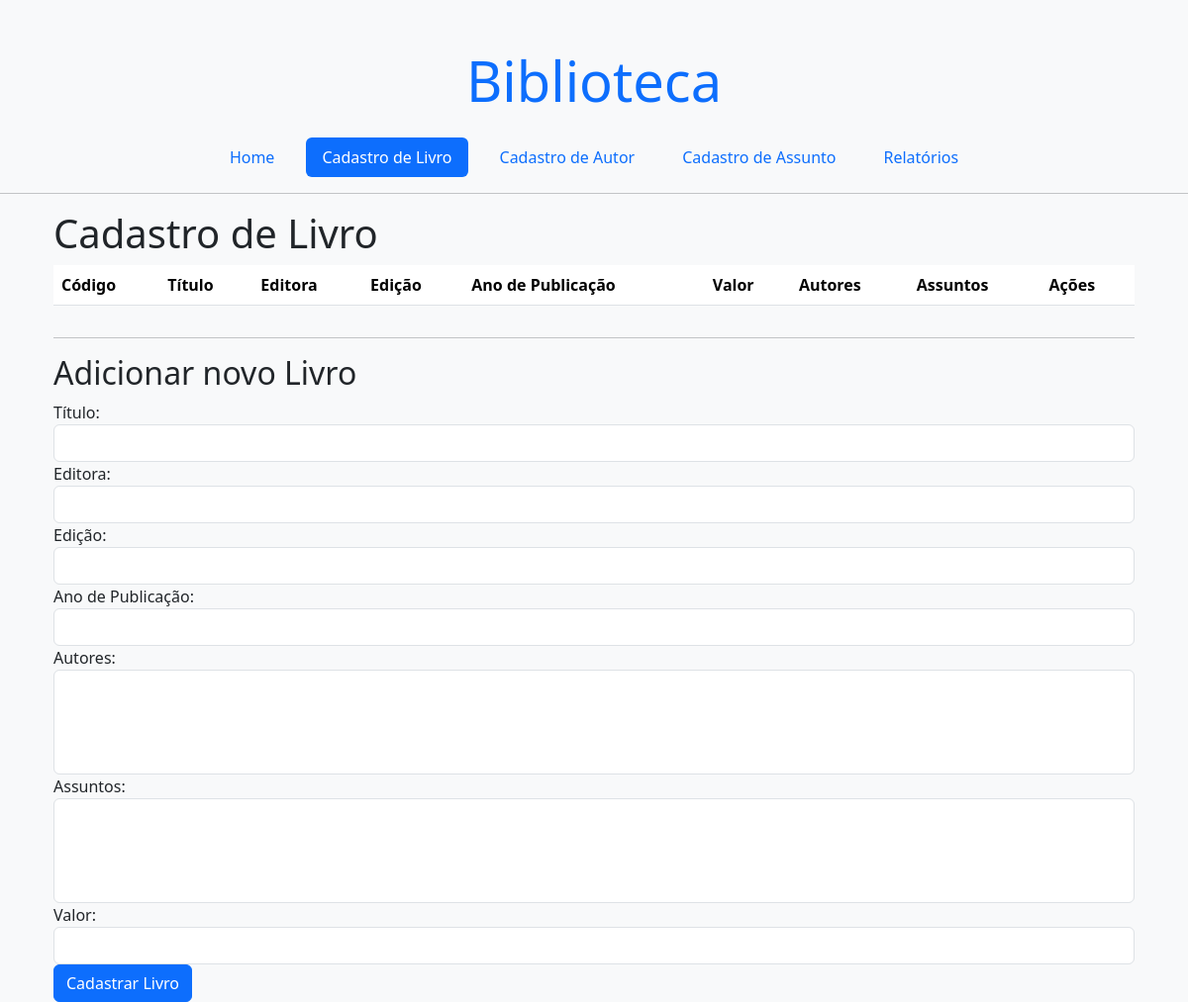
The page /cadLivro.php on the database as committed earlier.
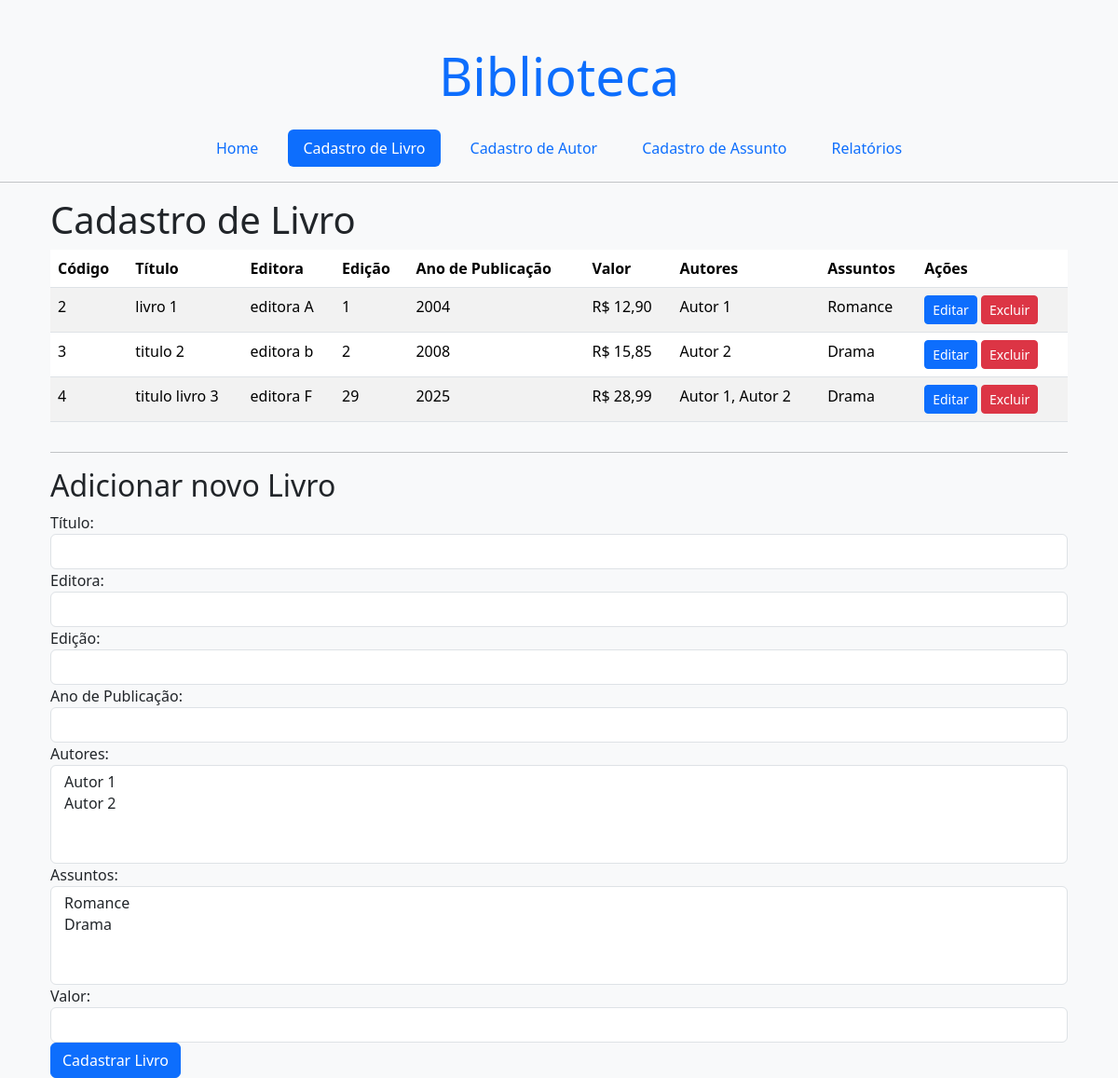
The same page on the database as committed later.
### tables this page shows
CREATE TABLE Livro (
    Codl INT PRIMARY KEY AUTO_INCREMENT,
    Titulo VARCHAR(40) NOT NULL,
    Editora VARCHAR(40),
    Edicao INT,
    AnoPublicacao VARCHAR(4),
    Valor DECIMAL(10,2)  
);

### cadLivro.php (the view, shortened to what this page needs)
<?php
include_once(dirname(__FILE__) . '/db.php');
$autorResult = $conn->query("SELECT CodAu, Nome FROM Autor");
$autores = [];
while ($row = $autorResult->fetch_assoc()) {
    $autores[] = $row;
}
$assuntoResult = $conn->query("SELECT codAs, Descricao FROM Assunto");
$assuntos = [];
while ($row = $assuntoResult->fetch_assoc()) {
    $assuntos[] = $row;
}
include_once(dirname(__FILE__) . '/header.php');
?>
<div class="container">
    <h1>Cadastro de Livro</h1>
    <div class="table-responsive">
        <table class="table table-striped">
        <thead>
            <tr>
                <th>Código</th>
                <th>Título</th>
                <th>Editora</th>
                <th>Edição</th>
                <th>Ano de Publicação</th>
                <th>Valor</th>
                <th>Autores</th>
                <th>Assuntos</th>
                <th>Ações</th>
            </tr>
        </thead>
        <tbody>
            <?php
            $sql = "SELECT
                        l.Codl, l.Titulo, l.Editora, l.Edicao, l.AnoPublicacao, l.Valor,
                        IFNULL(GROUP_CONCAT(DISTINCT a.Nome SEPARATOR ', '), 'Sem Autor') AS Autores,
                        IFNULL(GROUP_CONCAT(DISTINCT s.Descricao SEPARATOR ', '), 'Sem Assunto') AS Assuntos
                    FROM
                        Livro l
                    LEFT JOIN
                        Livro_Autor la ON l.Codl = la.Livro_Codl
                    LEFT JOIN
                        Autor a ON la.Autor_CodAu = a.CodAu
                    LEFT JOIN
                        Livro_Assunto ls ON l.Codl = ls.Livro_Codl
                    LEFT JOIN
                        Assunto s ON ls.Assunto_codAs = s.codAs
                    GROUP BY
                        l.Codl, l.Titulo, l.Editora, l.Edicao, l.AnoPublicacao, l.Valor
                    ORDER BY
                        l.Codl ASC";
            $livroResult = $conn->query($sql);
            while ($livro = $livroResult->fetch_assoc()): ?>
                <tr>
                    <td><?php echo $livro['Codl']; ?></td>
                    <td><?php echo $livro['Titulo']; ?></td>
                    <td><?php echo $livro['Editora']; ?></td>
                    <td><?php echo $livro['Edicao']; ?></td>
                    <td><?php echo $livro['AnoPublicacao']; ?></td>
                    <td>R$ <?php echo number_format($livro['Valor'], 2, ',', '.'); ?></td>
                    <td><?php echo $livro['Autores']; ?></td>
                    <td><?php echo $livro['Assuntos']; ?></td>
                    <td>
                        <a href="?acao=editar&codl=<?php echo $livro['Codl']; ?>" class="btn btn-sm btn-primary">Editar</a>
                        <a href="?acao=excluir&codl=<?php echo $livro['Codl']; ?>" class="btn btn-sm btn-danger" onclick="return confirm('Tem certeza que deseja excluir este livro?');">Excluir</a>
                    </td>
                </tr>
            <?php endwhile; ?>
            </tbody>
        </table>
    </div>
    <?php if (isset($_GET['acao']) && $_GET['acao'] === 'editar' && isset($_GET['codl'])):
        $codl = intval($_GET['codl']);
        $stmt = $conn->prepare("SELECT * FROM Livro WHERE Codl = ?");
        $stmt->bind_param("i", $codl);
        $stmt->execute();
        $livroEdicao = $stmt->get_result()->fetch_assoc();
        $stmt->close();
    ?>
    <h2>Editar Livro</h2>
    <form method="POST" action="cadLivro.php?acao=editar&codl=<?php echo $codl; ?>">
        <div class="form-group">
            <label for="titulo">Título:</label>
            <input type="text" class="form-control" id="titulo" name="titulo" value="<?php echo $livroEdicao['Titulo']; ?>" required>
        </div>
        <div class="form-group">
            <label for="editora">Editora:</label>
            <input type="text" class="form-control" id="editora" name="editora" value="<?php echo $livroEdicao['Editora']; ?>">
        </div>
        <div class="form-group">
            <label for="edicao">Edição:</label>
            <input type="number" class="form-control" id="edicao" name="edicao" value="<?php echo $livroEdicao['Edicao']; ?>">
        </div>
        <div class="form-group">
            <label for="anoPublicacao">Ano de Publicação:</label>
            <input type="text" class="form-control" id="anoPublicacao" name="anoPublicacao" value="<?php echo $livroEdicao['AnoPublicacao']; ?>" maxlength="4">
        </div>
        <div class="form-group">
            <label for="autores">Autores:</label>
            <select multiple class="form-control" id="autores" name="autores[]" required>
                <?php
                $stmt = $conn->prepare("SELECT Autor_CodAu FROM Livro_Autor WHERE Livro_Codl = ?");
                $stmt->bind_param("i", $codl);
                $stmt->execute();
                $autorResult = $stmt->get_result();
                $autorIds = [];
                while ($row = $autorResult->fetch_assoc()) {
                    $autorIds[] = $row['Autor_CodAu'];
                }
                $stmt->close();
                foreach ($autores as $autor): ?>
                    <option value="<?php echo $autor['CodAu']; ?>" <?php echo in_array($autor['CodAu'], $autorIds) ? 'selected' : ''; ?>>
                        <?php echo $autor['Nome']; ?>
                    </option>
                <?php endforeach; ?>
            </select>
        </div>
        <div class="form-group">
            <label for="assuntos">Assuntos:</label>
            <select multiple class="form-control" id="assuntos" name="assuntos[]" required>
                <?php
                $stmt = $conn->prepare("SELECT Assunto_codAs FROM Livro_Assunto WHERE Livro_Codl = ?");
                $stmt->bind_param("i", $codl);
                $stmt->execute();
                $assuntoResult = $stmt->get_result();
                $assuntoIds = [];
                while ($row = $assuntoResult->fetch_assoc()) {
                    $assuntoIds[] = $row['Assunto_codAs'];
                }
                $stmt->close();
                foreach ($assuntos as $assunto): ?>
                    <option value="<?php echo $assunto['codAs']; ?>" <?php echo in_array($assunto['codAs'], $assuntoIds) ? 'selected' : ''; ?>>
                        <?php echo $assunto['Descricao']; ?>
                    </option>
                <?php endforeach; ?>
            </select>
        </div>
        <div class="form-group">
            <label for="valor">Valor:</label>
            <input type="text" class="form-control" id="valor" name="valor" value="<?php echo $livroEdicao['Valor']; ?>">
        </div>
        <button type="submit" class="btn btn-primary">Atualizar Livro</button>
    </form>
    <hr>
<?php else: ?>
    <hr>
    <h2> Adicionar novo Livro</h2>
    <form method="POST" action="cadLivro.php">
        <div class="form-group">
            <label for="titulo">Título:</label>
            <input type="text" class="form-control" id="titulo" name="titulo" required>
        </div>
        <div class="form-group">
            <label for="editora">Editora:</label>
            <input type="text" class="form-control" id="editora" name="editora">
        </div>
        <div class="form-group">
            <label for="edicao">Edição:</label>
            <input type="number" class="form-control" id="edicao" name="edicao">
        </div>
        <div class="form-group">
            <label for="anoPublicacao">Ano de Publicação:</label>
            <input type="text" class="form-control" id="anoPublicacao" name="anoPublicacao" maxlength="4">
        </div>
        <div class="form-group">
            <label for="autores">Autores:</label>
            <select multiple class="form-control" id="autores" name="autores[]" required>
                <?php foreach ($autores as $autor): ?>
                    <option value="<?php echo $autor['CodAu']; ?>"><?php echo $autor['Nome']; ?></option>
                <?php endforeach; ?>
            </select>
        </div>
        <div class="form-group">
            <label for="assuntos">Assuntos:</label>
            <select multiple class="form-control" id="assuntos" name="assuntos[]" required>
                <?php foreach ($assuntos as $assunto): ?>
                    <option value="<?php echo $assunto['codAs']; ?>"><?php echo $assunto['Descricao']; ?></option>
                <?php endforeach; ?>
            </select>
        </div>
        <div class="form-group">
            <label for="valor">Valor:</label>
            <input type="number" step="0.01" class="form-control" id="valor" name="valor">
        </div>
        <button type="submit" class="btn btn-primary">Cadastrar Livro</button>
    </form>
<?php endif; ?>
</div>
<?php
include_once(dirname(__FILE__) . '/footer.php');

### header.php (shortened to what this page needs)
<!DOCTYPE html>
<html lang="pt-br">
<head>
    <link rel="stylesheet" href="/estilos.css">
    <link href="https://cdn.jsdelivr.net/npm/bootstrap@5.3.8/dist/css/bootstrap.min.css" rel="stylesheet">
</head>
<body class="bg-light">
    <div class="container mt-5 text-center">
        <h1 class="display-4 text-primary">Biblioteca</h1>
        <ul class="nav nav-pills justify-content-center gap-3 mt-4">
            <li class="nav-item">
                <a class="nav-link" href="/">Home</a>
            </li>
            <li class="nav-item">
                <a class="nav-link" href="/cadLivro.php">Cadastro de Livro</a>
            </li>
            <li class="nav-item">
                <a class="nav-link" href="/cadAutor.php">Cadastro de Autor</a>
            </li>
            <li class="nav-item">
                <a class="nav-link" href="/cadAssunto.php">Cadastro de Assunto</a>
            </li>
            <li class="nav-item">
                <a class="nav-link" href="/relatorios.php">Relatórios</a>
            </li>
        </ul>
    </div>
    <hr>
    <div class="container">

### footer.php (shortened to what this page needs)
</div>
</body>
</html>

Rows that differ between the two databases and show on the page:
added livro: Codl "2", Titulo "livro 1", Editora "editora A", Edicao "1", AnoPublicacao "2004", Valor "12,90", Autores "Autor 1", Assuntos "Romance"
added livro: Codl "3", Titulo "titulo 2", Editora "editora b", Edicao "2", AnoPublicacao "2008", Valor "15,85", Autores "Autor 2", Assuntos "Drama"
added livro: Codl "4", Titulo "titulo livro 3", Editora "editora F", Edicao "29", AnoPublicacao "2025", Valor "28,99", Autores "Autor 1, Autor 2", Assuntos "Drama"
Other text that changed with them:
form field value: (not shown) → "Autor 1 / Autor 2"
form field value: (not shown) → "Romance / Drama"
